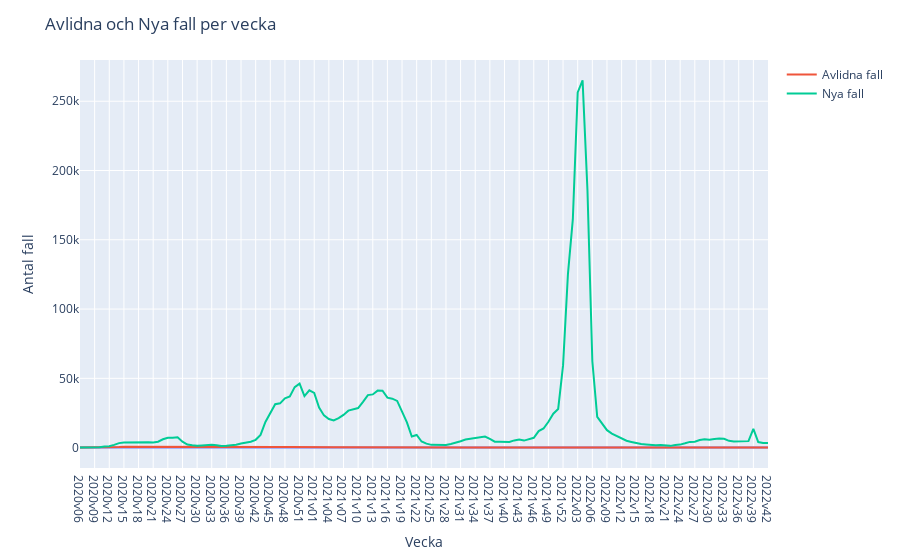

The code cell stored with this chart in its notebook:
### Code cell
fig = px.line(covid_data, x='Vecka')
fig.add_scatter(x=covid_data['Vecka'], y=covid_data['Antal_avlidna_vecka'], mode='lines', name='Avlidna fall')
fig.add_scatter(x=covid_data['Vecka'], y=covid_data['Antal_fall_vecka'],mode='lines', name='Nya fall')
fig.update_layout(title='Avlidna och Nya fall per vecka', xaxis_title='Vecka', yaxis_title='Antal fall')
fig.show()

### Figure 1 — Plotly figure (JSON) as saved in the notebook; plotly's stock layout.template omitted (floating-point values rounded to 4 significant figures; data arrays with more than 128 entries replaced by an {"elided": "..."} marker saying what was removed)
{"data": [{"hovertemplate": "Vecka=%{x}<br>index=%{y}<extra></extra>", "legendgroup": "", "line": {"color": "#636efa", "dash": "solid"}, "marker": {"symbol": "circle"}, "mode": "lines", "name": "", "orientation": "h", "showlegend": false, "type": "scatter", "x": {"elided": "142 str values"}, "xaxis": "x", "y": {"elided": "142 int values"}, "yaxis": "y"}, {"mode": "lines", "name": "Avlidna fall", "type": "scatter", "x": {"elided": "142 str values"}, "y": {"elided": "142 int values"}}, {"mode": "lines", "name": "Nya fall", "type": "scatter", "x": {"elided": "142 str values"}, "y": {"elided": "142 int values"}}], "layout": {"legend": {"tracegroupgap": 0}, "margin": {"t": 60}, "title": {"text": "Avlidna och Nya fall per vecka"}, "xaxis": {"anchor": "y", "domain": [0, 1], "title": {"text": "Vecka"}}, "yaxis": {"anchor": "x", "domain": [0, 1], "title": {"text": "Antal fall"}}}}
